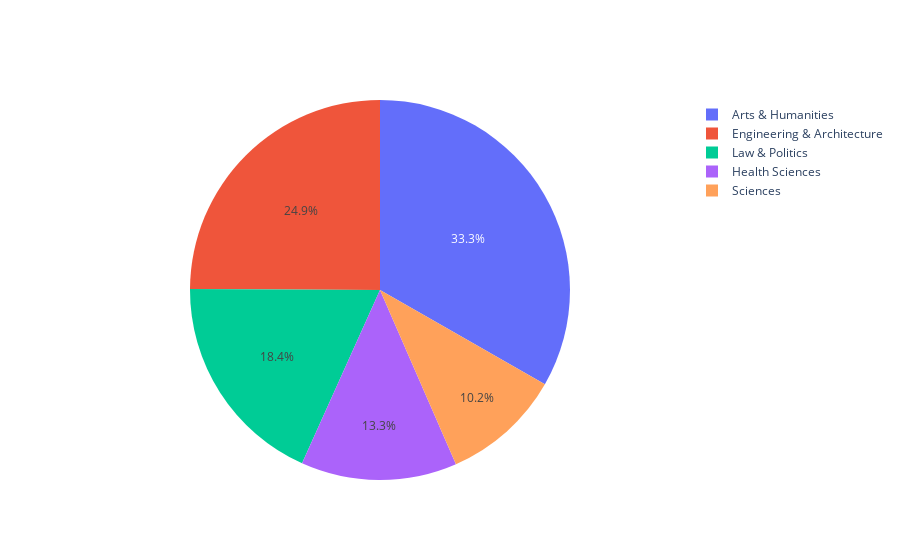

Source (notebook cell):
### Code cell
#1=Arts & Humanities; 2=Sciences; 3=Health Sciences; 4=Engineering & Architecture; 5=Law & Politics

Arts = (data.DOMAIN == "1").sum()
Sciences = (data.DOMAIN == "2").sum()
Health = (data.DOMAIN == "3").sum()
Engineering = (data.DOMAIN == "4").sum()
Law = (data.DOMAIN == "5").sum()

labels = ['Arts & Humanities','Sciences','Health Sciences','Engineering & Architecture','Law & Politics']
values = [Arts, Sciences, Health, Engineering, Law]
fig = go.Figure(data=[go.Pie(labels=labels, values=values)])
fig.show()

### Figure 1 — Plotly figure (JSON) as saved in the notebook; plotly's stock layout.template omitted (floating-point values rounded to 4 significant figures)
{"data": [{"labels": ["Arts & Humanities", "Sciences", "Health Sciences", "Engineering & Architecture", "Law & Politics"], "type": "pie", "values": [183, 56, 73, 137, 101]}], "layout": {}}
